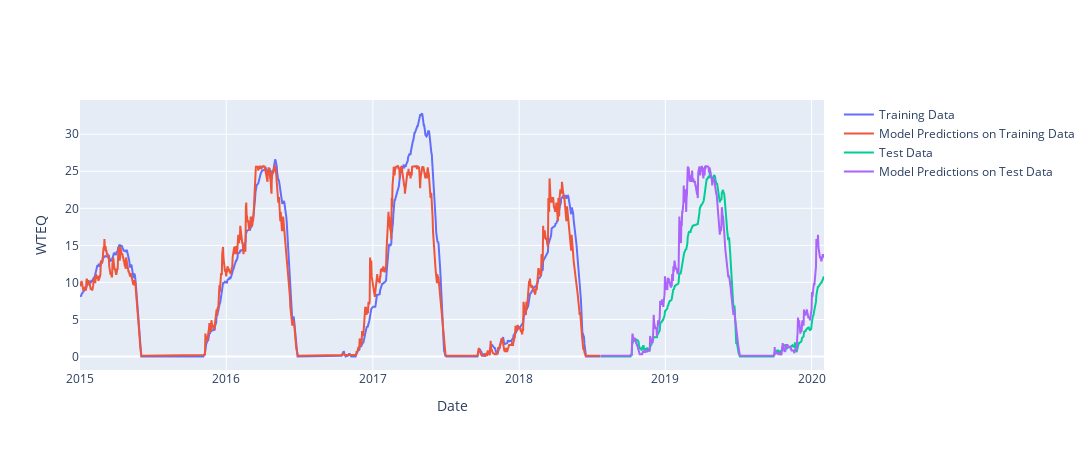

Notebook code for this chart:
### Code cell
r='302:OR:SNTL'
rp='WTEQ'
p='302:OR:SNTL'
pp ='SNWD'
s ='01/01/2015'
e ='02/01/2020'

plot, model = plots(r, rp, p, pp, s, e)

### Figure 1 — Plotly figure (JSON) as saved in the notebook; plotly's stock layout.template omitted (floating-point values rounded to 4 significant figures; data arrays with more than 128 entries replaced by an {"elided": "..."} marker saying what was removed)
{"data": [{"mode": "lines", "name": "Training Data", "type": "scatter", "x": {"elided": "1300 str values"}, "y": {"elided": "1300 float values"}}, {"mode": "lines", "name": "Model Predictions on Training Data", "type": "scatter", "x": {"elided": "1300 str values"}, "y": {"elided": "1300 float values"}}, {"mode": "lines", "name": "Test Data", "type": "scatter", "x": {"elided": "558 str values"}, "y": {"elided": "558 float values"}}, {"mode": "lines", "name": "Model Predictions on Test Data", "type": "scatter", "x": {"elided": "558 str values"}, "y": {"elided": "558 float values"}}], "layout": {"height": 450, "showlegend": true, "width": 1200, "xaxis": {"title": {"text": "Date"}}, "yaxis": {"title": {"text": "WTEQ"}}}}
